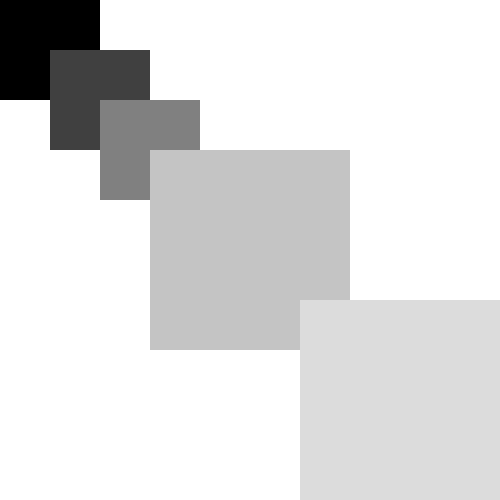
Frame 1 (no input)
Frame 60 (no input): identical to frame 1, image omitted
Frame 120 (the mouse pressed at the canvas centre since frame 60): identical to frame 1, image omitted

The p5.js sketch that drew this single still picture (run headless with seeded random() and noise() and a simulated clock; from frame 60 on, the mouse is pressed at the canvas centre):

// p5.js sketch
// ── sketch.js
//setup is run once when the webpage is first loaded
function setup() {
  createCanvas(500, 500); // 500x500 pixel canvas
  background(255);        // White background 
  noStroke();             // no outlines on shapes 
}

// Runs on an infinite loop (around 60fps)
function draw(){
    // Black | rectangle 100px wide, 100px high | 0px from left | 0px from top 
    fill(0); // Define the fill color
    rect(0, 0, 100, 100); // x & y coordinates | width & height 
         
    // Dark grey | rect h=100 w=100px | 50px from left | 60px from top   
    fill(64);
    rect(50, 50, 100, 100);
    
    // Mid grey | 100x100px rect | x=50px  | y=60px  
    fill(128)
    rect(100, 100, 100, 100);
    
    // Light grey | 100x100 px rect | 50px  | 60px from top 
    fill(196);
    rect(150, 150, 200, 200);

    // Light grey | 100x100 px rect | 50px  | 60px from top 
    fill(220);
    rect(300, 300, 400, 400);
}
  
